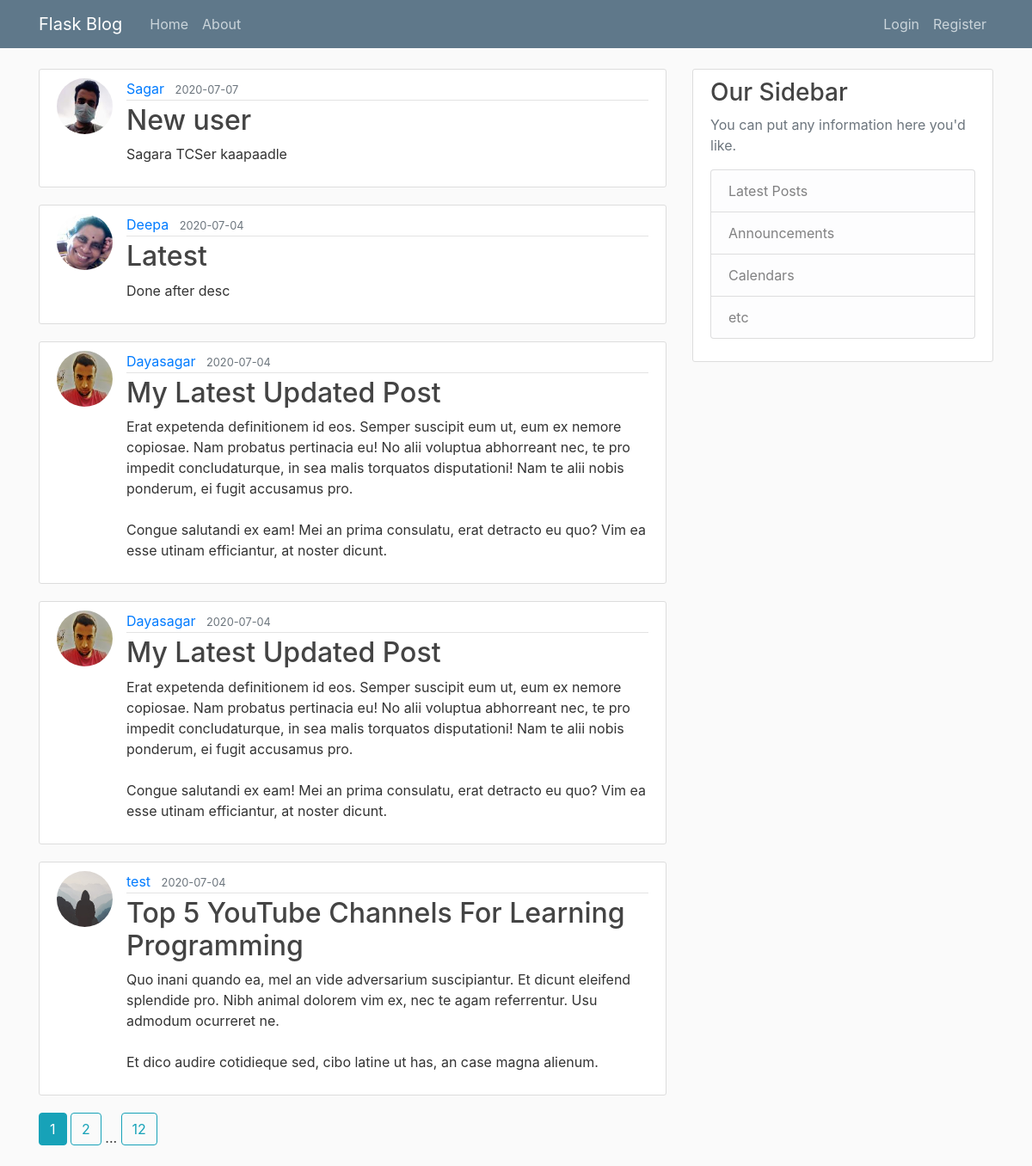
The page /home on the database its author committed.
### flaskblog/models.py (models this page shows, shortened)
class Post(db.Model):
    id = db.Column(db.Integer, primary_key=True)
    title = db.Column(db.String(100), nullable=False)
    date_posted = db.Column(db.DateTime, nullable=False, default=datetime.utcnow)
    content = db.Column(db.Text, nullable=False)
    user_id = db.Column(db.Integer, db.ForeignKey('user.id'), nullable=False)

class User(db.Model,UserMixin):
    id = db.Column(db.Integer, primary_key=True)
    username = db.Column(db.String(20), unique=True, nullable=False)
    email = db.Column(db.String(120), unique=True, nullable=False)
    image_file = db.Column(db.String(20), nullable=False, default='default.jpg')
    password = db.Column(db.String(60), nullable=False)
    posts = db.relationship('Post', backref='author', lazy=True)

### flaskblog/main/routes.py (the view)
@main.route("/")
@main.route("/home")
def home():
    page=request.args.get('page',1,type=int)
    posts=Post.query.order_by(Post.date_posted.desc()).paginate(per_page=5,page=page)
    return render_template('home.html', posts=posts)

### flaskblog/templates/home.html
{% extends 'layout.html' %}
{% block content %}
	{% for post in posts.items %}
		<article class="media content-section">
			<img class='rounded-circle article-img'src="{{ url_for('static',filename='profile_pics/'+post.author.image_file) }}">
			<div class="media-body">
				<div class="article-metadata">
				   <a class="mr-2" href="{{ url_for('users.user_posts',username=post.author.username) }}">{{ post.author.username }}</a>
				   <small class="text-muted">{{ post.date_posted.strftime('%Y-%m-%d') }}</small>
				    </div>
				    <h2><a class="article-title" href="{{ url_for('posts.post',post_id=post.id) }}">{{ post.title }}</a></h2>
				    <p class="article-content">{{ post.content }}</p>
				  </div>
				</article>
	{% endfor %}
	{% for page_num in posts.iter_pages(left_edge=1,right_edge=1,left_current=1,right_current=2) %}
		{% if page_num %}
			{% if posts.page== page_num%}
				<a class='btn btn-info mb-4' href="{{ url_for('main.home',page=page_num) }}">{{ page_num }}</a>
			{% else %}
				<a class='btn btn-outline-info mb-4' href="{{ url_for('main.home',page=page_num) }}">{{ page_num }}</a>
			{% endif %}
		{% else %}
		...
		{% endif %}
	{% endfor %}
{% endblock content %}

### flaskblog/templates/layout.html (shortened to what this page needs)
<!DOCTYPE html>
<html>
<head>
    <link rel="stylesheet" href="https://stackpath.bootstrapcdn.com/bootstrap/4.3.1/css/bootstrap.min.css">
    <link rel="stylesheet" type="text/css" href="{{url_for('static',filename='main.css')}}">
</head>
<body>
<header class="site-header">
  <nav class="navbar navbar-expand-md navbar-dark bg-steel fixed-top">
    <div class="container">
      <a class="navbar-brand mr-4" href="/">Flask Blog</a>
      <div class="collapse navbar-collapse" id="navbarToggle">
        <div class="navbar-nav mr-auto">
          <a class="nav-item nav-link" href="{{ url_for('main.home') }}">Home</a>
          <a class="nav-item nav-link" href="{{ url_for('main.about') }}">About</a>
        </div>
        <div class="navbar-nav">
          {% if current_user.is_authenticated %}
            <a class="nav-item nav-link" href="{{ url_for('posts.new_post') }}">New Post</a>
            <a class="nav-item nav-link" href="{{ url_for('users.account') }}">Account</a>
            <a class="nav-item nav-link" href="{{ url_for('users.logout') }}">Logout</a>
          {% else %}
            <a class="nav-item nav-link" href="{{ url_for('users.login') }}">Login</a>
            <a class="nav-item nav-link" href="{{ url_for('users.register') }}">Register</a>
          {% endif %}
        </div>
      </div>
    </div>
  </nav>
</header>
	<main role="main" class="container">
  <div class="row">
    <div class="col-md-8">
      {% block content %}{% endblock %}
    </div>
    <div class="col-md-4">
      <div class="content-section">
        <h3>Our Sidebar</h3>
        <p class='text-muted'>You can put any information here you'd like.
          <ul class="list-group">
            <li class="list-group-item list-group-item-light">Latest Posts</li>
            <li class="list-group-item list-group-item-light">Announcements</li>
            <li class="list-group-item list-group-item-light">Calendars</li>
            <li class="list-group-item list-group-item-light">etc</li>
          </ul>
        </p>
      </div>
    </div>
  </div>
</main>
</body>
</html>

### flaskblog/static/main.css (style rules this page uses)
body { background: #fafafa; color: #333333; margin-top: 5rem; }
h1, h2, h3, h4, h5, h6 { color: #444444; }
.bg-steel { background-color: #5f788a; }
.site-header .navbar-nav .nav-link { color: #cbd5db; }
.content-section { background: #ffffff; padding: 10px 20px; border: 1px solid #dddddd; border-radius: 3px; margin-bottom: 20px; }
.article-title { color: #444444; }
.article-content { white-space: pre-line; }
.article-img { height: 65px; width: 65px; margin-right: 16px; }
.article-metadata { padding-bottom: 1px; margin-bottom: 4px; border-bottom: 1px solid #e3e3e3 }

### rows shown on the page
Post: image_file (picture), author.username "Sagar", date_posted "2020-07-07", title "New user", content "Sagara TCSer kaapaadle"
Post: image_file (picture), author.username "Deepa", date_posted "2020-07-04", title "Latest", content "Done after desc"
Post: image_file (picture), author.username "Dayasagar", date_posted "2020-07-04", title "My Latest Updated Post", content "Erat expetenda definitionem id eos. Semper suscipit eum ut, eum ex nemore copiosae. Nam probatus pertinacia eu! No alii voluptua abhorreant nec, te pro impedit concludaturque, in sea malis torquatos disputationi! Nam te alii nobis ponderum, ei fugit accusamus pro. Congue salutandi ex eam! Mei an prima consulatu, erat detracto eu quo? Vim ea esse utinam efficiantur, at noster dicunt."
Post: image_file (picture), author.username "Dayasagar", date_posted "2020-07-04", title "My Latest Updated Post", content "Erat expetenda definitionem id eos. Semper suscipit eum ut, eum ex nemore copiosae. Nam probatus pertinacia eu! No alii voluptua abhorreant nec, te pro impedit concludaturque, in sea malis torquatos disputationi! Nam te alii nobis ponderum, ei fugit accusamus pro. Congue salutandi ex eam! Mei an prima consulatu, erat detracto eu quo? Vim ea esse utinam efficiantur, at noster dicunt."
Post: image_file (placeholder picture), author.username "test", date_posted "2020-07-04", title "Top 5 YouTube Channels For Learning Programming", content "Quo inani quando ea, mel an vide adversarium suscipiantur. Et dicunt eleifend splendide pro. Nibh animal dolorem vim ex, nec te agam referrentur. Usu admodum ocurreret ne. Et dico audire cotidieque sed, cibo latine ut has, an case magna alienum."

### other values the page prints
{{ page_num }} "1"
{{ page_num }} "2" "12"
